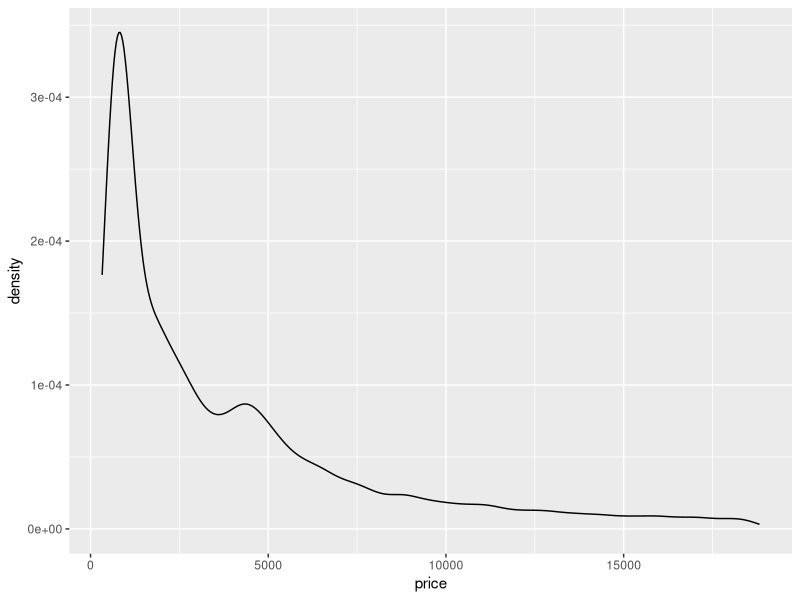
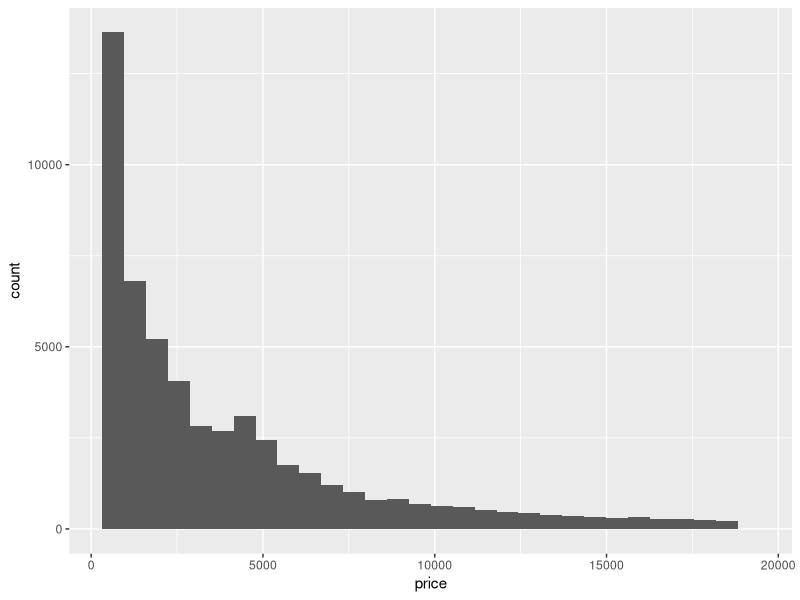
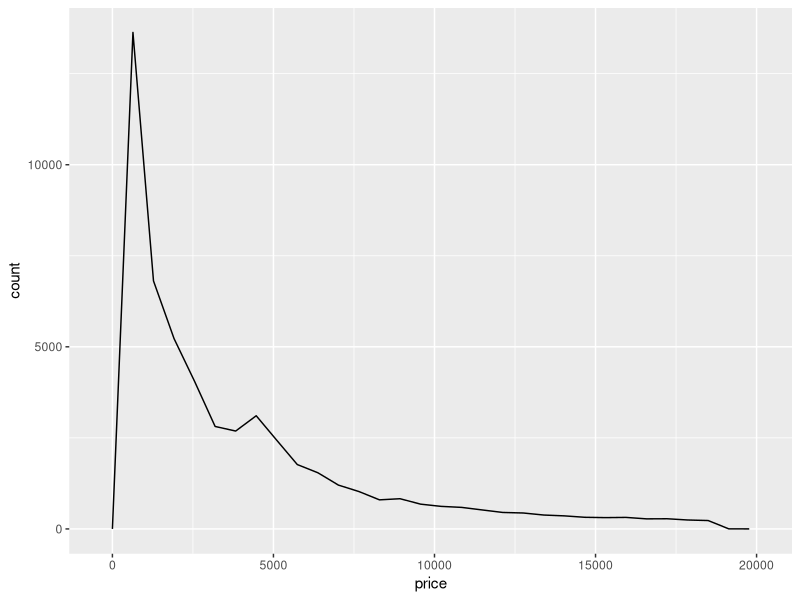
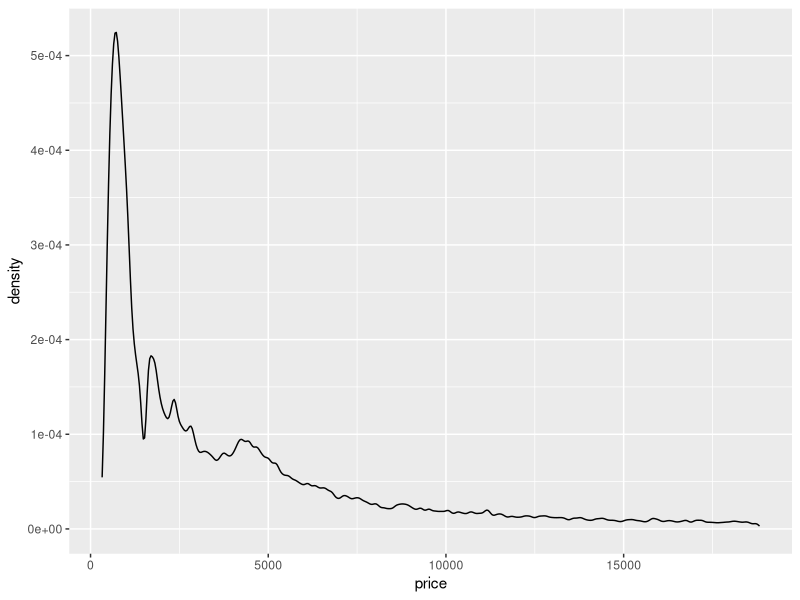
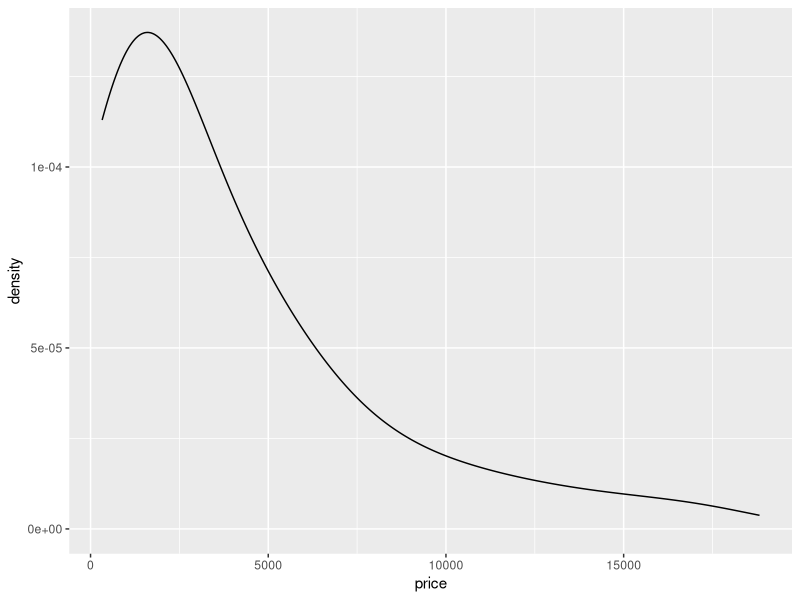
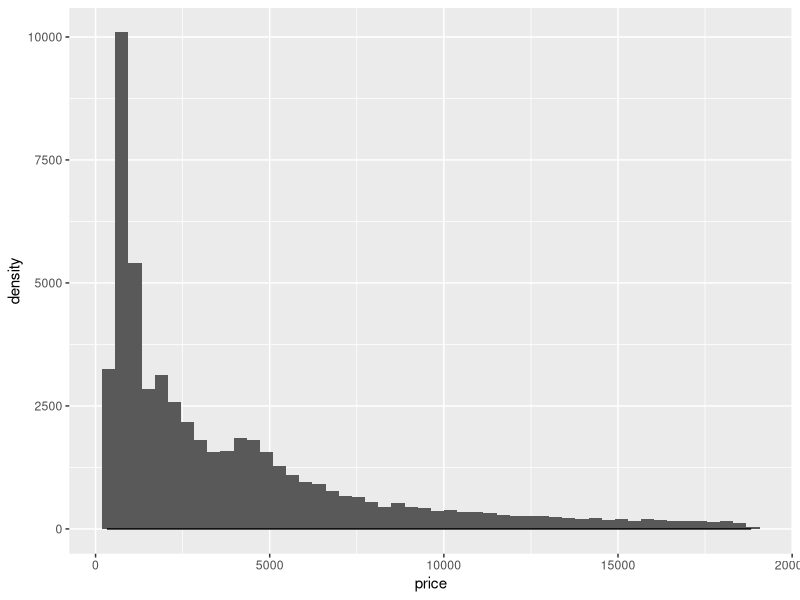
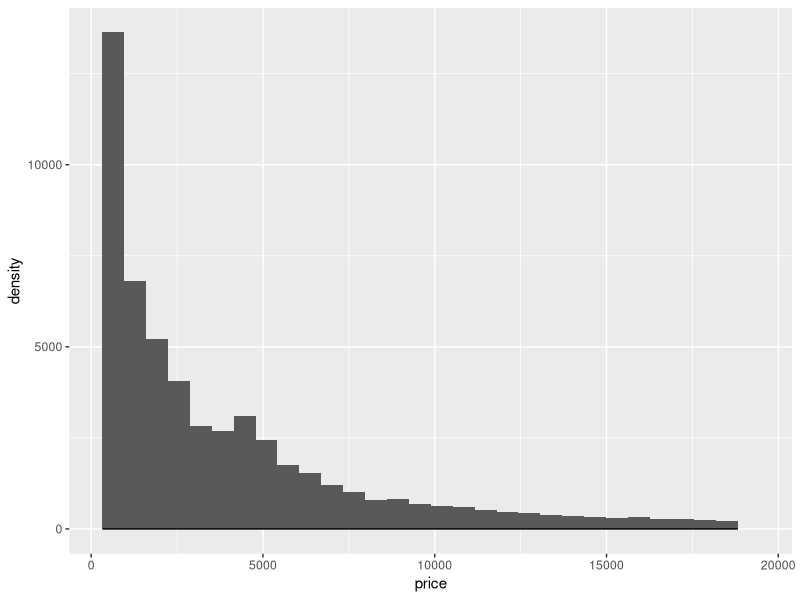
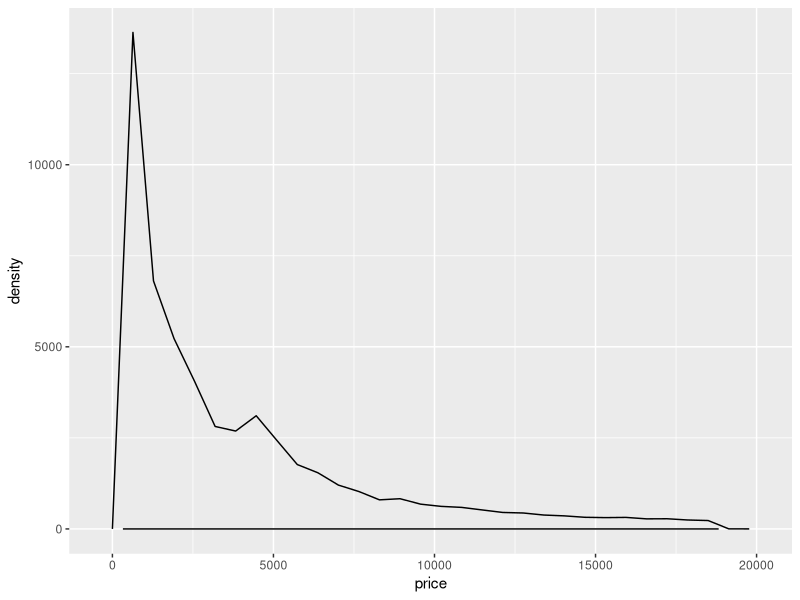

Recreate these plots in R, in order. (Note: this script raises an error after producing the figures.)
## Cailin Perrie
## 25/03/2021
## Good Practice excercises
## Some completed exercises


library(dplyr)
library(ggplot2)
library(tidyr)
library(gridExtra)
library(patchwork)
library(scales)
library(ggrepel)

# load datasets we'll use
data(sleep)
data(diamonds)
data(co2)

# tidy co2 
co2 <- data.frame(Year = rep(1959:1997, each = 12),
                  Month = rep(format(ISOdate(2004,1:12,1),"%B"), 39),
                  co2 = as.numeric(co2))
View(co2)
View(sleep)
View(diamonds)

## create the matrics data frame
matrics <- data.frame(
  year = 2014:2018,
  EC = c(65.4,56.8,59.3,65,70.6),
  FS = c(82.8,81.6,88.2,86.1,87.5),
  Gau = c(84.7,84.2,85.1,85.1,87.9),
  KZN = c(69.7,60.7,66.4,72.9,76.2),
  Lim = c(72.9,65.9,62.5,65.6,69.4),
  Mpu = c(79,78.6,77.1,74.8,79),
  NW = c(84.6,81.5,82.5,79.4,81.1),
  NC = c(76.4,69.4,78.7,75.6,73.3),
  WC = c(82.2,87.7,85.9,82.8,81.5)
)
View(matrics)

## Tidy the data frame 'matrics'
matrics_long <- pivot_longer(matrics, cols = -1, names_to = "province", values_to = "pass_rate")
View(matrics_long)

# geometries
# geometries denoted by geom_xxx are the building blocks of ggplots

# common 1D geoms: geom_density, geom_histogram, geom_freqpoly, geom_bar
# common 2D geoms: geom_point, geom_line, geom_bar(stat = "identity")

### 1D geoms only need you to specify an "x" in the aesthetics

## geom_density
diamonds %>% 
  ggplot(aes(x = price)) + 
  geom_density()

## geom_histogram
diamonds %>% 
  ggplot(aes(x = price)) + 
  geom_histogram()

## geom_freqpoly
diamonds %>% 
  ggplot(aes(x = price)) + 
  geom_freqpoly()

## additional parameters control smoothing (see ?geom_xxx)

# EXERCISE: adapt each of the plots above so that the densities/histograms are 
# either "smoother" or "rougher". Choose an appropriate amount of smoothing.

# geom_smooth: Aids the eye in seeing patterns in the presence of overplotting.
## geom_density
diamonds %>% 
  ggplot(aes(x = price)) + 
  geom_density(adjust = 1/5)

diamonds %>% 
  ggplot(aes(x = price)) + 
  geom_density(adjust = 5)

## geom_histogram
diamonds %>% 
  ggplot(aes(x = price)) + 
  geom_histogram(bins = 50) +
  geom_density(adjust = 1/5)

diamonds %>% 
  ggplot(aes(x = price)) + 
  geom_histogram() +
  geom_density(adjust = 5)

## geom_freqpoly
diamonds %>% 
  ggplot(aes(x = price)) + 
  geom_freqpoly() +
  geom_density(adjust = 1/5)

## geom_freqpoly
diamonds %>% 
  ggplot(aes(x = price)) + 
  geom_freqpoly() +
  geom_density(adjust = 5)

#-------------------------------------------------------------------------------------

## geom_bar
# default behaviour for geom_bar is to count stuff, so 1D
diamonds %>% ggplot(aes(x = cut)) + 
  geom_bar() 

### 2D geoms need x and y in aes

## geom_point

diamonds %>% ggplot(aes(x = carat, y = price)) + 
  geom_point()

# often nice to add a smooth line of best fit with geom_smooth, which
# uses generalised additive models (gams) by default, covered in later
# courses
diamonds %>% ggplot(aes(x = carat, y = price)) + 
  geom_point() + 
  geom_smooth()      ## line of best fit

# EXERCISE: adapt the code you just used to fit a straight line rather than a smooth
diamonds %>% ggplot(aes(x = carat, y = price)) + 
  geom_point() + 
  geom_smooth(method = "lm")  ## fitting a straight line rather than a smooth line

#-------------------------------------------------------------------------------------
## geom_line
co2 %>% filter(Month == "January") %>%
  ggplot(aes(x = Year, y = co2)) + 
  geom_line()

# EXERCISE: show lines for all 12 months on the plot (a) by using fill or colour, 
# (b) without using fill or colour

#a) using fill or colour
co2 %>% 
  ggplot(aes(x = Year, y = co2, color = Month)) + 
  geom_line()

# b) Without using fill or colour
# make dataframe with x and y coords of labels, here just taking 1980 as x and 
# pass rate in 2015 as y, for illustration
textlabels <- co2 %>% filter(Year == 1980) %>% 
  mutate(xpos = Year, ypos = co2) # don't have to rename, again for illustration

co2 %>% 
  ggplot(aes(x = Year, y = co2)) + 
  geom_line() +
  geom_label(data = textlabels, aes(x = xpos, y = ypos, label = Month)) + 
  theme(legend.position = "none") 
##ggrepel::geom_label_repel()
## Lines are too close together (doesnt look nice this way)

# EXERCISE: flip Month and Year around so that each line represents a Year, and the 
# Month is on the x-axis

co2 %>% 
  ggplot(aes(x = Month, y = co2, color = Year)) + 
  geom_point() + geom_line()

#-------------------------------------------------------------------------------------

## geom_area

# just fills in area under a geom_line
co2 %>% filter(Month == "January") %>%
  ggplot(aes(x = Year, y = co2)) + 
  geom_area()

## geom_bar

# with (stat = "identity") plots x and y directly, no counts
diamonds %>% group_by(cut) %>% summarize(meanprice = mean(price)) %>%
  ggplot(aes(x = cut, y = meanprice)) + 
  geom_bar(stat = "identity")

#-------------------------------------------------------------------------------------

### discretising continuous variables

### Discretization is the process through which we can transform continuous
### variables, models or functions into a discrete form. We do this by creating
### a set of contiguous intervals (or bins) that go across the range of our
## desired variable/model/function.

## ggplot provides 3 helper functions:
# cut_interval: divides data into fixed number of bins
# cut_width: divides data into bins of fixed width
# cut_number: divides data into n bins each containing (approximately) the same number of points

diamonds %>%
  ggplot(aes(x = cut_interval(price, n = 5))) +  ## dividing data into 5 bins
  geom_bar()

diamonds %>%
  ggplot(aes(x = cut_width(price, width = 5000))) + 
  geom_bar()

diamonds %>%
  ggplot(aes(x = cut_number(price, n = 5))) + 
  geom_bar()

# these are especially useful when grouping/faceting on continuous variables

# EXERCISE: Display the distribution of price conditional on cut and carat. 
# Try facetting by cut and grouping by carat. Try facetting by carat and grouping by cut. 
# Which do you prefer?

## need to convert continues 'carat' variable into a categorical one

diamonds %>% 
  ggplot(aes(x = price, color = cut_number(carat, n = 5))) + 
  geom_freqpoly() + 
  facet_grid(.~cut)

## facet by row
diamonds %>% 
  ggplot(aes(x = price, color = cut_number(carat, n = 5))) + 
  geom_freqpoly() + 
  facet_grid(cut ~. , scales = "free_y")



# EXERCISE: Compare the relationship between price and carat for each colour.
# What makes it hard to compare the groups? Is grouping better or facetting? 
# If you use facetting, what annotation might you add to make it easier to see 
# the differences between panels?

## problem here? Can't compare these distributions on their y axis very easily.
subset2 <- diamonds %>% group_by(cut)
subset2 %>%
  ggplot( aes(x = price, color = cut_number(carat, n = 5))) +
  geom_freqpoly() + 
  facet_grid(cut ~., scales = "free_y" )
  
#-------------------------------------------------------------------------------------

### Labels (labs)

## sets text for axis labels and title
## NOT the appearance of the text, that's a "theme" (next)

co2 %>% filter(Month == "January") %>%
  ggplot(aes(x = Year, y = co2)) + 
  geom_line() +
  labs(x = "Year", y = "C02 level (PPM)", 
       title = "Increasing atmospheric concentrations of CO2", 
       subtitle = "Values for February, March and April of 1964 obtained by interpolation")

# nice to have CO2 with a subscript on the "2"
co2 %>% filter(Month == "January") %>%
  ggplot(aes(x = Year, y = co2)) + 
  geom_line() +
  labs(x = "Year", y = expression(paste(CO[2]," level")), 
       title = expression(paste("Increasing atmospheric concentrations of ", CO[2])), 
       subtitle = "Values for February, March and April of 1964 obtained by interpolation")

#-------------------------------------------------------------------------------------

### Themes

### Themes are a powerful way to customize the non-data components of your
### plots: i.e. titles, labels, fonts, background, gridlines, and legends.

## fine-scale control and polishing

# loads of options
?theme

# make a plot
pp <- diamonds %>% sample_n(1000) %>%
  ggplot(aes(x = carat, y = price)) + 
  geom_point()
pp 

# change the background colour
pp + 
  theme(panel.background = element_rect(fill = "red"))

# that's too dark, add some transparency
pp + 
  theme(panel.background = element_rect(fill = alpha('red', 0.2)))

# change axis text 
pp + 
  theme(axis.text = element_text(colour = "red", size = rel(1.5)))

# change axis labels text 
pp + 
  theme(axis.title = element_text(colour = "red", size = rel(1.5)))

# can also add transparency to axis labels (not a good idea here) 
pp + 
  theme(axis.title = element_text(colour = alpha('red', 0.2), size = rel(1.5)))

# arrows on the axes
pp + 
  theme(axis.line = element_line(arrow = arrow()))

# even finer control... changes look of arrow heads
pp + 
  theme(axis.line = element_line(arrow = arrow(angle = 20, length = unit(0.1, "inches"))))

# grid lines
pp +
  theme(panel.grid.major = element_line(colour = "red"),
        panel.grid.minor = element_line(colour = "orange"))

pp +
  theme(panel.grid.major = element_line(colour = "red", size = 1),
        panel.grid.minor = element_line(colour = "orange", size = 1))

# spacing between gridlines isn't a theme setting, its in "scale_"
pp +
  theme(panel.grid.major = element_line(colour = "red"),
        panel.grid.minor = element_line(colour = "orange")) +
  scale_x_continuous(breaks = seq(from = 0, to = 3, by = 0.5),
                     minor_breaks = seq(from = 0, to = 3, by = 0.1))

# same for y axis
pp +
  theme(panel.grid.major = element_line(colour = "red"),
        panel.grid.minor = element_line(colour = "orange")) +
  scale_y_continuous(breaks = seq(from = 0, to = 20000, by = 10000),
                     minor_breaks = seq(from = 0, to = 20000, by = 500))

# can also set manual axis text at tickmarks
pp +
  scale_y_continuous(breaks = seq(from = 0, to = 20000, by = 5000),
                     labels = c("R0", "R5,000", "R10,000", "R15,000", "R20,000"))

# longer axis ticks
pp +
  scale_y_continuous(breaks = seq(from = 0, to = 20000, by = 5000),
                     labels = c("R0", "R5,000", "R10,000", "R15,000", "R20,000")) +
  theme(axis.ticks.length=unit(.25, "cm"))

# put it all together
pp + 
  labs(x = "Weight of diamond (carats)", y = "Price of diamond (USD)") +
  theme(panel.background = element_rect(fill = alpha('red', 0.2)),
        axis.text = element_text(colour = "red", size = rel(1.5)),
        axis.title = element_text(colour = "red", size = rel(1.5)))


# revisiting log scale example from lecture
data(msleep)

a <- ggplot(msleep, aes(x = bodywt, y = brainwt)) + 
  geom_point(na.rm = TRUE) + 
  labs(x = "Body weight (kg)", y = "Brain weight (kg)")
a 

# log scaling
a + scale_x_log10() + scale_y_log10() 

# nice tick marks with annotation_xxx
a + scale_x_log10() + scale_y_log10() + annotation_logticks() 

# advanced axis breaks and labelling options with scales package
a + scale_x_log10(
  breaks = scales::trans_breaks("log10", function(x) 10^x),
  labels = scales::trans_format("log10", scales::math_format(10^.x))) +
  scale_y_log10(
    breaks = scales::trans_breaks("log10", function(x) 10^x),
    labels = scales::trans_format("log10", scales::math_format(10^.x))) +
  annotation_logticks() +
  labs(x = "Body weight (kg)", y = "Brain weight (kg)")



# EXERCISE: choose any of the plots you've made and add axis labels, title, and 
# subtitle
# make a plot
pp <- diamonds %>% sample_n(1000) %>%
  ggplot(aes(x = carat, y = price)) + 
  geom_point() + 
  labs(x = "Weight of diamond (carats)", y = "Price of diamond (USD)", title = 
         "Scatter plot of carat vs price", subtitle = "Plot indicates 1000 randomly sampled observations")

pp 
#-------------------------------------------------------------------------------------

# EXERCISE: Improve the plot below by adding appropriate axis labels, 
# rotating the x axis text so that it is vertical, and change
# the axis text so that it does not include numbers in scientific notation

diamonds %>%
  ggplot(aes(x = cut_interval(price, n = 5)))  + 
  geom_bar() +
  labs(x = "price (cut in 5 groups with equal range)", y = "frequency",
       main = "Histogram showing the frequency of obtaining a certain price for a diamond") +
  theme(axis.text.x = element_text(angle = 90, vjust = 0.5, hjust=0.1)) +   #rotating x axis labels by 90 degrees
  scale_x_discrete((labels = function(x) format(x, scientific = TRUE)))   # trying to get rid of scientific notation

## not sure how to get rid of scientific notation for discrete breaks
#-------------------------------------------------------------------------------------

# EXERCISE: Use geom_label to add a label to the plot below that identifies 
# the diamond with the largest value-per-carat. Bonus: make the labelling 
# "automatic" so that it still works if you resample another 10 diamonds 
# (make the label's location dynamic, rather than at a fixed (x,y) location)

subset1 <- diamonds %>% sample_n(10)
subset1 <- mutate(subset1, value_per_carat = price/carat)
subset1 <- subset1 %>% 
  arrange(desc(value_per_carat))
subset1b <- subset1[1, ] %>% mutate(lab = "largest vpc")

subset1 %>%
  ggplot(aes(x = carat, y = price)) + 
  geom_point() +
  geom_label_repel(data = subset1b, aes(label = lab))  # geom_label_repel() to ensure label doesnt cover point on graph

#-------------------------------------------------------------------------------------

### Legends

# revisiting class example #1
s1 <- ggplot(msleep, 
             aes(x = bodywt, y = brainwt, colour = order)) +
  geom_point(na.rm = TRUE) + 
  scale_x_log10(breaks = scales::trans_breaks("log10", function(x) 10^x),
                labels = scales::trans_format("log10",scales::math_format(10^.x))) + 
  scale_y_log10(breaks = scales::trans_breaks("log10", function(x) 10^x),
                labels = scales::trans_format("log10", scales::math_format(10^.x))) +
  annotation_logticks() +
  xlab("Body weight (kg)") + ylab("Brain weight (kg)") 
s1 

s1 + theme(legend.position = "bottom") 
s1 + theme(legend.position = "bottom") + guides(colour = guide_legend(ncols = 8))

matrics_long %>% 
  ggplot(aes(x = year, y = pass_rate, colour = province)) +
  geom_line() + theme_bw() + scale_colour_brewer(palette = "Set3")


# revisiting class example #2

s2 <- matrics_long %>% 
  ggplot(aes(x = year, y = pass_rate, colour = province)) +
  geom_line() + theme_bw() + scale_colour_brewer(palette = "Set3") 
s2
# inset legend 
s2 +
  # coordinates for legend.position are x- and y- offsets from the bottom-left of the plot, ranging from 0 - 1.
  theme(legend.position = c(0.82,0.12), legend.title = element_blank(), 
        legend.text=element_text(size=8)) +
  guides(colour = guide_legend(ncol = 3))

# with geom_label

# make dataframe with x and y coords of labels, here just taking 2015 as x and 
# pass rate in 2015 as y, for illustration
textlabels <- matrics_long %>% filter(year == 2015) %>% 
  mutate(xpos = year, ypos = pass_rate) # don't have to rename, again for illustration

s2 +
  geom_label(data = textlabels, aes(x = xpos, y = ypos, label = province)) +
  theme(legend.position = "none")

s2 +
  geom_label_repel(data = textlabels, aes(x = xpos, y = ypos, label = province)) +
  theme(legend.position = "none")

### Adding geoms from different datasets

# Task: make a figure that shows the CO2 concentration over time for a
# specific month as a line (like done above), and then on top of that
# plots the mean CO2 concentrations over time (i.e. averages over all
# months) as a bar graph

co2mean <- co2 %>% group_by(Year) %>% summarize(mean_co2 = mean(co2))

co2 %>% filter(Month == "June") %>%
  ggplot(aes(x = Year, y = co2)) + 
  geom_bar(data = co2mean, aes(x = Year, y = mean_co2),
           stat = "identity", alpha = 0.4) + 
  geom_line(colour = "red")

# limiting the range on the y-axis
co2 %>% filter(Month == "June") %>%
  ggplot(aes(x = Year, y = co2)) + 
  geom_bar(data = co2mean, aes(x = Year, y = mean_co2),
           stat = "identity", alpha = 0.4) + 
  geom_line(colour = "red") +
  ylim(c(300, 400))

# can't use ylim, drops the observations, need "coord_cartesian"
co2 %>% filter(Month == "June") %>%
  ggplot(aes(x = Year, y = co2)) + 
  geom_bar(data = co2mean, aes(x = Year, y = mean_co2),
           stat = "identity", alpha = 0.4) + 
  geom_line(colour = "red") +
  coord_cartesian(ylim = c(300, 375))

# this is probably a better plot
co2 %>% filter(Month == "June") %>%
  ggplot(aes(x = Year, y = co2)) + 
  geom_line(data = co2mean, aes(x = Year, y = mean_co2)) + 
  geom_line(colour = "red") 

### Showing multiple plots

# Make a few plots
p1 <- diamonds %>% ggplot(aes(x = price)) + geom_density() + ggtitle("Default")
p2 <- diamonds %>% ggplot(aes(x = price)) + geom_density(adjust = 0.5) + ggtitle("Wiggly")
p3 <- diamonds %>% ggplot(aes(x = price)) + geom_density(adjust = 5) + ggtitle("Smooth")
p4 <- diamonds %>% ggplot(aes(x = price)) + geom_histogram() + ggtitle("Histogram")

# layout with gridExtra package
grid.arrange(p1, p2, p3, p4, nrow = 1)    ## all plotted in one row
grid.arrange(p1, p2, p3, p4, nrow = 2)    ## 2 plotted in first row, 2 in second row
grid.arrange(p1, p2, p3, layout_matrix = matrix(c(1,2,1,3), nrow = 2)) ## make first plot take up row 1, col 1 and 2
grid.arrange(p1, p2, p3, layout_matrix = matrix(c(1,1,2,3), nrow = 2))

# layout with patchwork package
p1 + p2 
p1 + p2 + p3 + plot_layout(ncol = 3)
p1 + p2 + p3 + plot_layout(ncol = 3, widths = c(2, 1, 1))

# nesting plots
p1 + { p2 + p3 } + plot_layout(ncol = 2)
p1 + { p2 + { p3 + p4 } } + plot_layout(ncol = 1)
p1 + { p2 + p3 + p4} + plot_layout(ncol = 1)

# various operators for manipulating layout (-, /, |)
p1 + p2 - p3 + plot_layout(ncol=1)
p1 + p2 - p3 - p4 + plot_layout(ncol=1)
p1 + p2 - p3 + p4 + plot_layout(ncol=1)
p1 + p2 - (p3 + p4) + plot_layout(ncol=1)
p1 + p2 - (p3 + p4 + p1) + plot_layout(ncol=1)

(p1 | p2 | p3) / p4
p4 / (p1 | p2 | p3)

# saving your plots
p_all <- p1 + p2 + p3 + p4 + plot_layout(ncol = 4)
ggsave(p_all, file = "myplot.png", width = 9, height = 3, dpi = 400)
